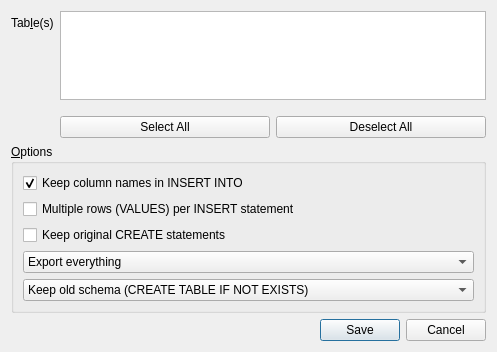
<?xml version="1.0" encoding="UTF-8"?>
<ui version="4.0">
 <class>ExportSqlDialog</class>
 <widget class="QDialog" name="ExportSqlDialog">
  <property name="geometry">
   <rect>
    <x>0</x>
    <y>0</y>
    <width>497</width>
    <height>352</height>
   </rect>
  </property>
  <property name="windowTitle">
   <string>Export SQL...</string>
  </property>
  <layout class="QGridLayout" name="gridLayout_2">
   <item row="2" column="0">
    <widget class="QDialogButtonBox" name="buttonBox">
     <property name="orientation">
      <enum>Qt::Horizontal</enum>
     </property>
     <property name="standardButtons">
      <set>QDialogButtonBox::Cancel|QDialogButtonBox::Save</set>
     </property>
    </widget>
   </item>
   <item row="0" column="0">
    <layout class="QFormLayout" name="formLayout">
     <property name="fieldGrowthPolicy">
      <enum>QFormLayout::AllNonFixedFieldsGrow</enum>
     </property>
     <item row="0" column="0">
      <widget class="QLabel" name="labelTable">
       <property name="text">
        <string>Tab&amp;le(s)</string>
       </property>
       <property name="buddy">
        <cstring>listTables</cstring>
       </property>
      </widget>
     </item>
     <item row="0" column="1">
      <widget class="QListWidget" name="listTables">
       <property name="selectionMode">
        <enum>QAbstractItemView::MultiSelection</enum>
       </property>
       <property name="sortingEnabled">
        <bool>false</bool>
       </property>
      </widget>
     </item>
     <item row="1" column="1">
      <layout class="QHBoxLayout" name="horizontalLayout">
       <property name="sizeConstraint">
        <enum>QLayout::SetFixedSize</enum>
       </property>
       <property name="topMargin">
        <number>10</number>
       </property>
       <item>
        <widget class="QPushButton" name="buttonSelectAll">
         <property name="text">
          <string>Select All</string>
         </property>
        </widget>
       </item>
       <item>
        <widget class="QPushButton" name="buttonDeselectAll">
         <property name="text">
          <string>Deselect All</string>
         </property>
        </widget>
       </item>
      </layout>
     </item>
     <item row="2" column="0" colspan="2">
      <widget class="QGroupBox" name="groupBox">
       <property name="title">
        <string>&amp;Options</string>
       </property>
       <layout class="QGridLayout" name="gridLayout">
        <item row="0" column="0">
         <widget class="QCheckBox" name="checkColNames">
          <property name="text">
           <string>Keep column names in INSERT INTO</string>
          </property>
          <property name="checked">
           <bool>true</bool>
          </property>
         </widget>
        </item>
        <item row="5" column="0">
         <spacer name="verticalSpacer">
          <property name="orientation">
           <enum>Qt::Vertical</enum>
          </property>
          <property name="sizeHint" stdset="0">
           <size>
            <width>20</width>
            <height>40</height>
           </size>
          </property>
         </spacer>
        </item>
        <item row="4" column="0">
         <widget class="QComboBox" name="comboOldSchema">
          <item>
           <property name="text">
            <string>Keep old schema (CREATE TABLE IF NOT EXISTS)</string>
           </property>
          </item>
          <item>
           <property name="text">
            <string>Overwrite old schema (DROP TABLE, then CREATE TABLE)</string>
           </property>
          </item>
         </widget>
        </item>
        <item row="1" column="0">
         <widget class="QCheckBox" name="checkMultiple">
          <property name="text">
           <string>Multiple rows (VALUES) per INSERT statement</string>
          </property>
         </widget>
        </item>
        <item row="3" column="0">
         <widget class="QComboBox" name="comboWhat">
          <item>
           <property name="text">
            <string>Export everything</string>
           </property>
          </item>
          <item>
           <property name="text">
            <string>Export schema only</string>
           </property>
          </item>
          <item>
           <property name="text">
            <string>Export data only</string>
           </property>
          </item>
         </widget>
        </item>
        <item row="2" column="0">
         <widget class="QCheckBox" name="checkOriginal">
          <property name="text">
           <string>Keep original CREATE statements</string>
          </property>
         </widget>
        </item>
       </layout>
      </widget>
     </item>
    </layout>
   </item>
  </layout>
 </widget>
 <tabstops>
  <tabstop>listTables</tabstop>
 </tabstops>
 <resources/>
 <connections>
  <connection>
   <sender>buttonBox</sender>
   <signal>accepted()</signal>
   <receiver>ExportSqlDialog</receiver>
   <slot>accept()</slot>
   <hints>
    <hint type="sourcelabel">
     <x>258</x>
     <y>331</y>
    </hint>
    <hint type="destinationlabel">
     <x>157</x>
     <y>140</y>
    </hint>
   </hints>
  </connection>
  <connection>
   <sender>buttonDeselectAll</sender>
   <signal>clicked()</signal>
   <receiver>ExportSqlDialog</receiver>
   <slot>doDeselectAll()</slot>
   <hints>
    <hint type="sourcelabel">
     <x>488</x>
     <y>129</y>
    </hint>
    <hint type="destinationlabel">
     <x>20</x>
     <y>20</y>
    </hint>
   </hints>
  </connection>
  <connection>
   <sender>buttonSelectAll</sender>
   <signal>clicked()</signal>
   <receiver>ExportSqlDialog</receiver>
   <slot>doSelectAll()</slot>
   <hints>
    <hint type="sourcelabel">
     <x>140</x>
     <y>129</y>
    </hint>
    <hint type="destinationlabel">
     <x>20</x>
     <y>20</y>
    </hint>
   </hints>
  </connection>
  <connection>
   <sender>buttonBox</sender>
   <signal>rejected()</signal>
   <receiver>ExportSqlDialog</receiver>
   <slot>reject()</slot>
   <hints>
    <hint type="sourcelabel">
     <x>248</x>
     <y>317</y>
    </hint>
    <hint type="destinationlabel">
     <x>248</x>
     <y>168</y>
    </hint>
   </hints>
  </connection>
  <connection>
   <sender>comboWhat</sender>
   <signal>currentIndexChanged(int)</signal>
   <receiver>ExportSqlDialog</receiver>
   <slot>whatChanged(int)</slot>
   <hints>
    <hint type="sourcelabel">
     <x>320</x>
     <y>234</y>
    </hint>
    <hint type="destinationlabel">
     <x>492</x>
     <y>226</y>
    </hint>
   </hints>
  </connection>
 </connections>
 <slots>
  <slot>showCustomCharEdits()</slot>
  <slot>whatChanged(int)</slot>
  <slot>doSelectAll()</slot>
  <slot>doDeselectAll()</slot>
 </slots>
</ui>
